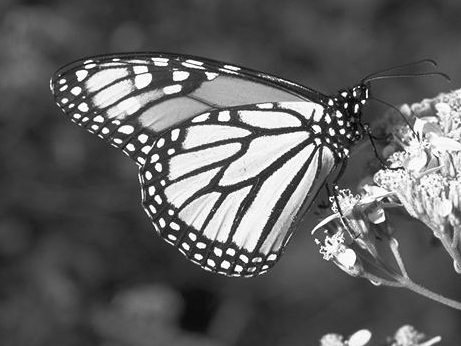
%> input picture butterfly_gray.bmp, 461 x 346 px
$ octave aveugle_super2classes.m   (GNU Octave 9; MATLAB toolbox functions it lacks are replaced by stand-ins)
%> lines starting %> are read from the running program, lines starting %| are printed output that depends on the picture; in (x1, y1, x2, y2) boxes, pixels count from 0 and x2, y2 are one past the last pixel; in counts of white or black regions, pixels touching at a corner belong together; the program's own positions count from 1
### lit_image.m
function [X, m, n]= lit_image(nom_image)
%> called with nom_image = 'butterfly_gray.bmp'
X = imread(nom_image);
%> X is the input picture: size 346x461 uint8; min 0, max 255, mean 96.6
%X = (X>=127.5); garantir que l'image ne contienne que 2 classes
[m, n] = size(X);
%> m = 346; n = 461
end

### bruit_gauss.m
function Y = bruit_gauss(X, m, n, cl1, cl2, m1, sig1, m2, sig2)
m
n
size(X)
Y = (X==cl1).*(sig1*randn(m,n)+m1) + (X==cl2).*(sig2*randn(m,n)+m2);
% Y=Y + cast(X,'double');
end

### calc_probaprio.m
function [p1, p2] = calc_probaprio(X, m, n, cl1, cl2)
p1 = (sum(sum((X==cl1))))/(m*n);
p2 = 1-p1;
end

### MPM_Gauss.m
function X_seg = MPM_Gauss(Y, cl1, cl2, p1, p2, m1, sig1, m2, sig2)
[m, n] = size(Y)
Y1 = p1*normpdf(Y, m1, sig1);
Y2 = p2*normpdf(Y, m2, sig2);
X_seg=(Y1<=Y2)*255
end

### taux_erreur.m
function tau=taux_erreur(A,B,m,n)
T=A==B
tau=(m*n-sum(sum(T)))/(m*n);
end

### affiche_image.m
function []= affiche_image(mat_image, titre)
imagesc(mat_image);
colormap(gray);
title(titre);
end

### aveugle_super2classes.m
close all;

m1=1;
m2=1;
sig1=1;
sig2=20;
cl1=0;
cl2=255;

titre = 'butterfly_gray.bmp'

[X,m,n]= lit_image(titre);
%> m = 346; n = 461
affiche_image(X, titre)
Y = bruit_gauss(X, m, n, cl1, cl2, m1, sig1, m2, sig2);
%> in bruit_gauss, `m`: m = 346
%> in bruit_gauss, `n`: n = 461
figure
affiche_image(Y, 'bruitée')
[p1,p2] = calc_probaprio(X, m, n, cl1, cl2)
%> in calc_probaprio, `p1 = (sum(sum((X==cl1))))/(m*n);`: p1 = 1.88e-05
%> in calc_probaprio, `p2 = 1-p1;`: p2 = 1
%> p1 = 1.88e-05; p2 = 1
X_seg = MPM_Gauss(Y, cl1, cl2, p1, p2, m1, sig1, m2, sig2)
%> in MPM_Gauss, `X_seg=(Y1<=Y2)*255`: X_seg: size 346x461 double; every value is 255
figure
affiche_image(X_seg, 'segmentée')
tau = taux_erreur(X, X_seg, m, n)
%> in taux_erreur, `T=A==B`:
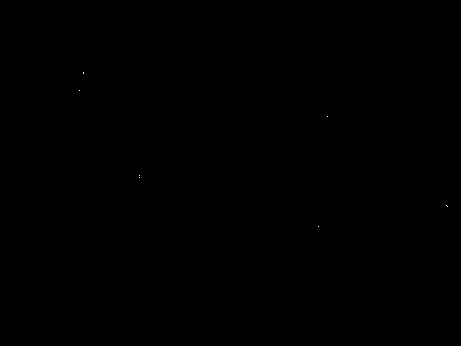
%> T: size 346x461 logical; 0.01% white in thin lines or dots, all inside (x1, y1, x2, y2) = (79, 72, 448, 227)
%> tau = 1
